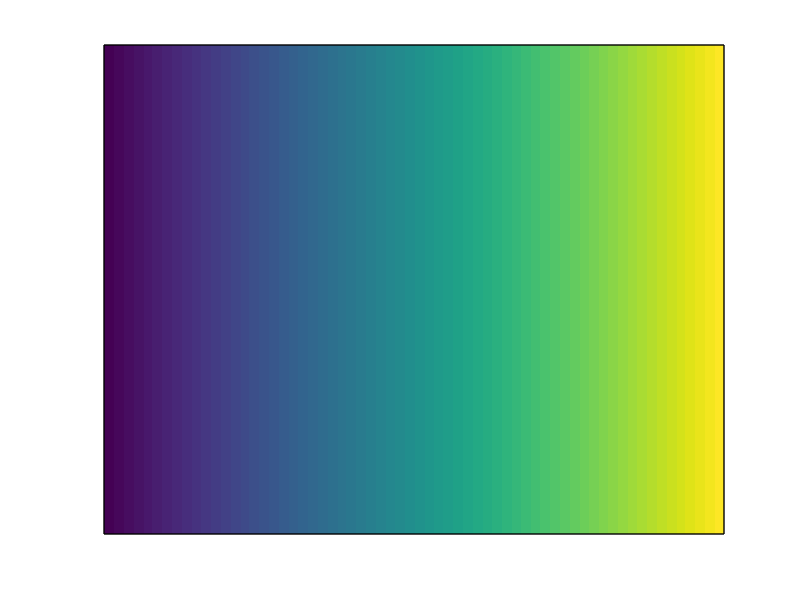

The MATLAB script that drew this image: (Note: this script raises an error after producing the figure.)
function showColormap(x)
if nargin < 1, x = viridis; end

%figure(221); clf;
%set(f, 'Position',  [100, 100, 500, 140]);

[X,Y] = meshgrid(1:500,1:40);

surf(X,Y,X,'linestyle','none'); hold on;
plot3([1,500,500,1,1],[1,1,40,40,1],600*ones(1,5),'k','linewidth',1)
colormap(gca,x);
view(0,90);
axis tight; axis off;
%text(-5,-20,'0','Fontsize',14,'Color','k');
%text(495,-20,'1','Fontsize',14,'Color','k');
background(gitpage);

end

